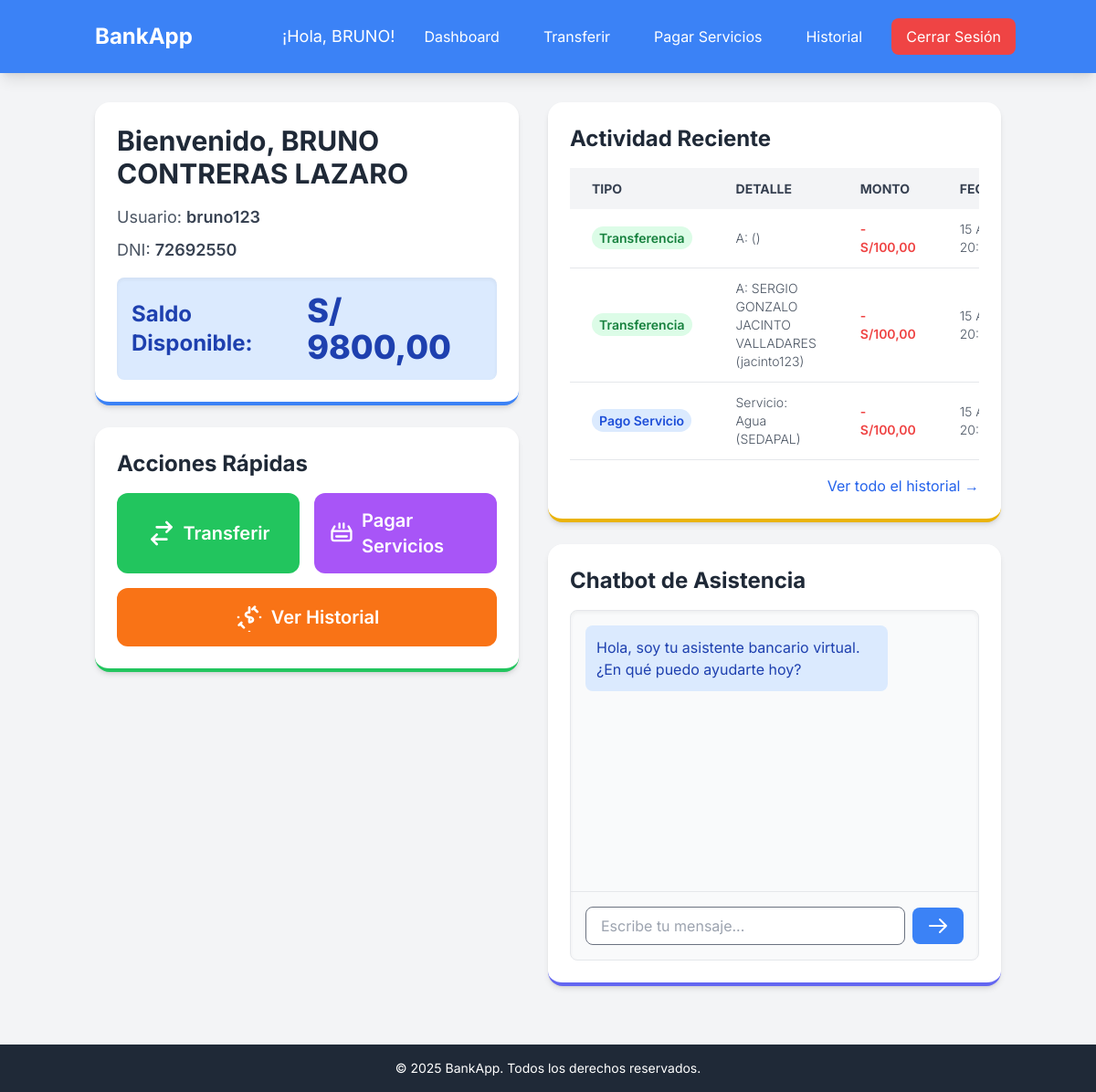
/bank/dashboard/ (signed in), run on the app's committed database.
### core_bank/models.py (models this page shows, shortened)
class CustomUser(AbstractUser):
    dni = models.CharField(max_length=8, unique=True, verbose_name="DNI")
    balance = models.DecimalField(max_digits=10, decimal_places=2, default=Decimal('0.00'))
    first_name = models.CharField(max_length=150, blank=True, verbose_name="Nombres")
    last_name = models.CharField(max_length=150, blank=True, verbose_name="Apellidos")

class Transaction(models.Model):
    TRANSACTION_TYPES = (
        ('transferencia', 'Transferencia'),
        ('pago_servicio', 'Pago de Servicio'),
    )
    sender = models.ForeignKey(CustomUser, related_name='sent_transactions', on_delete=models.CASCADE, verbose_name="Remitente")
    receiver = models.ForeignKey(CustomUser, related_name='received_transactions', on_delete=models.SET_NULL, null=True, blank=True, verbose_name="Destinatario")
    amount = models.DecimalField(max_digits=10, decimal_places=2, verbose_name="Monto")
    transaction_type = models.CharField(max_length=20, choices=TRANSACTION_TYPES, verbose_name="Tipo de Transacción")
    timestamp = models.DateTimeField(auto_now_add=True, verbose_name="Fecha y Hora")
    description = models.CharField(max_length=255, blank=True, null=True, verbose_name="Descripción")
    class Meta:
        ordering = ['-timestamp'] # Ordena las transacciones por fecha descendente

class ServicePayment(models.Model):
    user = models.ForeignKey(CustomUser, on_delete=models.CASCADE, verbose_name="Usuario")
    service = models.ForeignKey(Service, on_delete=models.CASCADE, verbose_name="Servicio")
    amount = models.DecimalField(max_digits=10, decimal_places=2, verbose_name="Monto Pagado")
    timestamp = models.DateTimeField(auto_now_add=True, verbose_name="Fecha y Hora del Pago")
    invoice_number = models.CharField(max_length=50, blank=True, null=True, verbose_name="Número de Factura/Recibo")
    class Meta:
        ordering = ['-timestamp']

class Service(models.Model):
    name = models.CharField(max_length=100, unique=True, verbose_name="Nombre del Servicio")

### core_bank/views.py (the view)
# urls.py: path('dashboard/', views.dashboard_view, name='dashboard'),
@login_required
def dashboard_view(request):
    user = request.user
    recent_transactions = Transaction.objects.filter(sender=user).order_by('-timestamp')[:5]
    recent_payments = ServicePayment.objects.filter(user=user).order_by('-timestamp')[:5]
    return render(request, 'core_bank/dashboard.html', {
        'user': user,
        'recent_transactions': recent_transactions,
        'recent_payments': recent_payments,
    })

### templates/core_bank/dashboard.html (shortened to what this page needs)
{% extends 'core_bank/base.html' %}
{% block content %}
<div class="flex flex-col lg:flex-row gap-8">
    <div class="w-full lg:w-1/2 flex flex-col gap-6">
        <div class="card p-6 shadow-md border-b-4 border-blue-500">
            <h2 class="text-3xl font-bold text-gray-800 mb-4">Bienvenido, {{ user.first_name }} {{ user.last_name }}</h2>
            <p class="text-lg text-gray-600 mb-2">Usuario: <span class="font-semibold text-gray-700">{{ user.username }}</span></p>
            <p class="text-lg text-gray-600 mb-4">DNI: <span class="font-semibold text-gray-700">{{ user.dni }}</span></p>
            <div class="bg-blue-100 p-4 rounded-lg flex items-center justify-between shadow-inner">
                <span class="text-2xl font-bold text-blue-800">Saldo Disponible:</span>
                <span class="text-4xl font-extrabold text-blue-800">S/ {{ user.balance|floatformat:2 }}</span>
            </div>
        </div>
        <div class="card p-6 shadow-md border-b-4 border-green-500">
            <h3 class="text-2xl font-bold text-gray-800 mb-4">Acciones Rápidas</h3>
            <div class="grid grid-cols-1 md:grid-cols-2 gap-4">
                <a href="{% url 'core_bank:transfer' %}" class="btn-primary flex items-center justify-center space-x-2 p-4 rounded-xl text-xl font-semibold bg-green-500 hover:bg-green-600 transition duration-300 transform hover:scale-105">
                    <svg xmlns="http://www.w3.org/2000/svg" class="h-8 w-8" fill="none" viewBox="0 0 24 24" stroke="currentColor">
                        <path stroke-linecap="round" stroke-linejoin="round" stroke-width="2" d="M8 7h12m0 0l-4-4m4 4l-4 4m0 6H4m0 0l4 4m-4-4l4-4" />
                    </svg>
                    <span>Transferir</span>
                </a>
                <a href="{% url 'core_bank:services' %}" class="btn-primary flex items-center justify-center space-x-2 p-4 rounded-xl text-xl font-semibold bg-purple-500 hover:bg-purple-600 transition duration-300 transform hover:scale-105">
                    <svg xmlns="http://www.w3.org/2000/svg" class="h-8 w-8" fill="none" viewBox="0 0 24 24" stroke="currentColor">
                        <path stroke-linecap="round" stroke-linejoin="round" stroke-width="2" d="M3 10h18M7 15h10M3 10v7a2 2 0 002 2h14a2 2 0 002-2v-7M3 10l2.5-4.5M21 10l-2.5-4.5M10 3v4m4-4v4" />
                    </svg>
                    <span>Pagar Servicios</span>
                </a>
                <a href="{% url 'core_bank:history' %}" class="btn-primary flex items-center justify-center space-x-2 p-4 rounded-xl text-xl font-semibold bg-orange-500 hover:bg-orange-600 transition duration-300 transform hover:scale-105 col-span-full">
                    <span>Ver Historial</span>
                </a>
            </div>
        </div>
    </div>
    <div class="w-full lg:w-1/2 flex flex-col gap-6">
        <div class="card p-6 shadow-md border-b-4 border-yellow-500">
            <h3 class="text-2xl font-bold text-gray-800 mb-4">Actividad Reciente</h3>
            <div class="overflow-x-auto">
                {% if recent_transactions or recent_payments %}
                    <table class="table-auto w-full text-left">
                        <thead>
                            <tr class="bg-gray-100 text-gray-700 uppercase text-sm leading-normal">
                                <th class="py-3 px-6">Tipo</th>
                                <th class="py-3 px-6">Detalle</th>
                                <th class="py-3 px-6">Monto</th>
                                <th class="py-3 px-6">Fecha</th>
                            </tr>
                        </thead>
                        <tbody class="text-gray-600 text-sm font-light">
                            {% for t in recent_transactions %}
                            <tr class="border-b border-gray-200 hover:bg-gray-50">
                                <td class="py-3 px-6 text-left whitespace-nowrap">
                                    <span class="px-2 py-1 font-semibold leading-tight text-green-700 bg-green-100 rounded-full">Transferencia</span>
                                </td>
                                <td class="py-3 px-6">
                                    A: {{ t.receiver.first_name }} {{ t.receiver.last_name }} ({{ t.receiver.username }})
                                </td>
                                <td class="py-3 px-6 text-red-500 font-semibold">- S/{{ t.amount|floatformat:2 }}</td>
                                <td class="py-3 px-6">{{ t.timestamp|date:"d M, H:i" }}</td>
                            </tr>
                            {% endfor %}
                            {% for p in recent_payments %}
                            <tr class="border-b border-gray-200 hover:bg-gray-50">
                                <td class="py-3 px-6 text-left whitespace-nowrap">
                                    <span class="px-2 py-1 font-semibold leading-tight text-blue-700 bg-blue-100 rounded-full">Pago Servicio</span>
                                </td>
                                <td class="py-3 px-6">
                                    Servicio: {{ p.service.name }}
                                </td>
                                <td class="py-3 px-6 text-red-500 font-semibold">- S/{{ p.amount|floatformat:2 }}</td>
                                <td class="py-3 px-6">{{ p.timestamp|date:"d M, H:i" }}</td>
                            </tr>
                            {% endfor %}
                        </tbody>
                    </table>
                {% else %}
                    <p class="text-gray-600">No hay actividad reciente. ¡Realiza tu primera transacción!</p>
                {% endif %}
            </div>
            {% if recent_transactions or recent_payments %}
                <div class="mt-4 text-right">
                    <a href="{% url 'core_bank:history' %}" class="text-blue-600 hover:underline">Ver todo el historial &rarr;</a>
                </div>
            {% endif %}
        </div>
        <div class="card p-6 shadow-md border-b-4 border-indigo-500">
            <h3 class="text-2xl font-bold text-gray-800 mb-4">Chatbot de Asistencia</h3>
            {% include 'chatbot/chatbot.html' %}
        </div>
    </div>
</div>
{% endblock %}

### templates/core_bank/base.html (shortened to what this page needs)
<!DOCTYPE html>
<html lang="es">
<head>
    <script src="https://cdn.tailwindcss.com"></script>
    <link href="https://cdnjs.cloudflare.com/ajax/libs/flowbite/2.3.0/flowbite.min.css" rel="stylesheet" />
</head>
<body class="min-h-screen flex flex-col">
    <nav class="navbar p-4 shadow-lg">
        <div class="container mx-auto flex justify-between items-center">
            <a href="{% url 'core_bank:dashboard' %}" class="text-2xl font-bold rounded-lg px-4 py-2 hover:bg-blue-600 transition duration-300">BankApp</a>
            <div class="flex space-x-4 items-center">
                {% if user.is_authenticated %}
                    <span class="text-white text-lg hidden md:block">¡Hola, {{ user.first_name }}!</span>
                    <a href="{% url 'core_bank:dashboard' %}" class="hover:bg-blue-600">Dashboard</a>
                    <a href="{% url 'core_bank:transfer' %}" class="hover:bg-blue-600">Transferir</a>
                    <a href="{% url 'core_bank:services' %}" class="hover:bg-blue-600">Pagar Servicios</a>
                    <a href="{% url 'core_bank:history' %}" class="hover:bg-blue-600">Historial</a>
                    <a href="{% url 'core_bank:logout' %}" class="hover:bg-red-600 bg-red-500 rounded-lg px-3 py-1">Cerrar Sesión</a>
                {% else %}
                    <a href="{% url 'core_bank:login' %}" class="hover:bg-blue-600">Iniciar Sesión</a>
                    <a href="{% url 'core_bank:register' %}" class="hover:bg-blue-600">Registrarse</a>
                {% endif %}
            </div>
        </div>
    </nav>
    <main class="container mx-auto px-4 py-8 flex-grow">
        {% block content %}{% endblock %}
    </main>
    <footer class="bg-gray-800 text-white p-4 mt-8">
        <div class="container mx-auto text-center text-sm">
            &copy; 2025 BankApp. Todos los derechos reservados.
        </div>
    </footer>
</body>
</html>

### templates/chatbot/chatbot.html (shortened to what this page needs)
<div class="flex flex-col h-96 bg-gray-50 rounded-lg shadow-inner border border-gray-200">
    <div class="flex-grow p-4 overflow-y-auto flex flex-col" id="chat-messages">
        <div class="bg-blue-100 text-blue-800 p-3 rounded-lg self-start mb-2 max-w-[80%]">
            Hola, soy tu asistente bancario virtual. ¿En qué puedo ayudarte hoy?
        </div>
    </div>
    <div class="p-4 border-t border-gray-200 flex items-center">
        <input type="text" id="user-input" placeholder="Escribe tu mensaje..."
               class="flex-grow input input-bordered rounded-lg px-4 py-2 mr-2 focus:ring-blue-500 focus:border-blue-500"
               onkeypress="handleKeyPress(event)">
        <button id="send-button"
                class="btn-primary bg-blue-500 hover:bg-blue-600 px-4 py-2 rounded-lg text-white font-semibold flex items-center justify-center">
            <svg xmlns="http://www.w3.org/2000/svg" class="h-6 w-6" fill="none" viewBox="0 0 24 24" stroke="currentColor">
                <path stroke-linecap="round" stroke-linejoin="round" stroke-width="2" d="M14 5l7 7m0 0l-7 7m7-7H3" />
            </svg>
        </button>
    </div>
</div>

### templates/core_bank/base.html (style rules this page uses)
body { font-family: 'Inter', sans-serif; background-color: #f3f4f6; color: #333; }
.navbar { background-color: #3b82f6; }
.navbar a { color: white; padding: 0.5rem 1rem; border-radius: 0.5rem; transition: background-color 0.3s ease; }
.btn-primary { background-color: #3b82f6; color: white; padding: 0.75rem 1.5rem; border-radius: 0.75rem; transition: background-color 0.3s ease; }
.card { background-color: white; border-radius: 1rem; box-shadow: 0 4px 6px rgba(0, 0, 0, 0.1); padding: 1.5rem; }

### data on the page
CustomUser: first_name "BRUNO", last_name "CONTRERAS LAZARO", username "bruno123", dni "72692550", balance "9800,00"
Transaction: amount "100,00", timestamp "15…"
Transaction: receiver.first_name "SERGIO GONZALO", receiver.last_name "JACINTO VALLADARES", receiver.username "jacinto123", amount "100,00", timestamp "15…"
ServicePayment: service.name "Agua (SEDAPAL)", amount "100,00", timestamp "15…"
